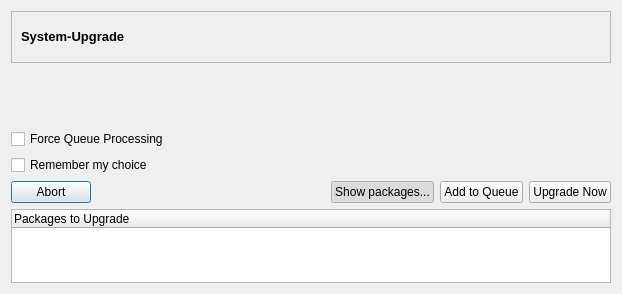
<ui version="4.0" >
 <class>upgradeDialog</class>
 <widget class="QDialog" name="upgradeDialog" >
  <property name="geometry" >
   <rect>
    <x>0</x>
    <y>0</y>
    <width>622</width>
    <height>294</height>
   </rect>
  </property>
  <property name="windowTitle" >
   <string>System Upgrade</string>
  </property>
  <property name="windowIcon" >
   <iconset resource="shaman.qrc" >
    <normaloff>:/Icons/icons/shaman/shaman-updates-available-32.png</normaloff>:/Icons/icons/shaman/shaman-updates-available-32.png</iconset>
  </property>
  <layout class="QGridLayout" >
   <item row="1" column="1" >
    <layout class="QVBoxLayout" >
     <item>
      <layout class="QVBoxLayout" >
       <item>
        <widget class="QLabel" name="upgradeMessage" >
         <property name="text" >
          <string/>
         </property>
         <property name="scaledContents" >
          <bool>true</bool>
         </property>
         <property name="indent" >
          <number>0</number>
         </property>
        </widget>
       </item>
       <item>
        <spacer>
         <property name="orientation" >
          <enum>Qt::Vertical</enum>
         </property>
         <property name="sizeType" >
          <enum>QSizePolicy::Fixed</enum>
         </property>
         <property name="sizeHint" stdset="0" >
          <size>
           <width>20</width>
           <height>40</height>
          </size>
         </property>
        </spacer>
       </item>
      </layout>
     </item>
     <item>
      <widget class="QCheckBox" name="forceBox" >
       <property name="text" >
        <string>Force Queue Processing</string>
       </property>
      </widget>
     </item>
     <item>
      <widget class="QCheckBox" name="checkBox" >
       <property name="text" >
        <string>Remember my choice</string>
       </property>
      </widget>
     </item>
    </layout>
   </item>
   <item row="2" column="1" >
    <layout class="QHBoxLayout" >
     <item>
      <widget class="QPushButton" name="abortButton" >
       <property name="text" >
        <string>Abort</string>
       </property>
       <property name="icon" >
        <iconset resource="shaman.qrc" >
         <normaloff>:/Icons/icons/dialog-cancel.png</normaloff>:/Icons/icons/dialog-cancel.png</iconset>
       </property>
      </widget>
     </item>
     <item>
      <spacer>
       <property name="orientation" >
        <enum>Qt::Horizontal</enum>
       </property>
       <property name="sizeHint" stdset="0" >
        <size>
         <width>40</width>
         <height>20</height>
        </size>
       </property>
      </spacer>
     </item>
     <item>
      <widget class="QPushButton" name="showPackages" >
       <property name="text" >
        <string>Show packages...</string>
       </property>
       <property name="icon" >
        <iconset resource="shaman.qrc" >
         <normaloff>:/Icons/icons/view-list-tree.png</normaloff>:/Icons/icons/view-list-tree.png</iconset>
       </property>
       <property name="checkable" >
        <bool>true</bool>
       </property>
       <property name="checked" >
        <bool>true</bool>
       </property>
      </widget>
     </item>
     <item>
      <widget class="QPushButton" name="addToQueue" >
       <property name="text" >
        <string>Add to Queue</string>
       </property>
       <property name="icon" >
        <iconset resource="shaman.qrc" >
         <normaloff>:/Icons/icons/list-add.png</normaloff>:/Icons/icons/list-add.png</iconset>
       </property>
      </widget>
     </item>
     <item>
      <widget class="QPushButton" name="goUpgrading" >
       <property name="text" >
        <string>Upgrade Now</string>
       </property>
       <property name="icon" >
        <iconset resource="shaman.qrc" >
         <normaloff>:/Icons/icons/dialog-ok-apply.png</normaloff>:/Icons/icons/dialog-ok-apply.png</iconset>
       </property>
      </widget>
     </item>
    </layout>
   </item>
   <item row="0" column="1" >
    <widget class="QFrame" name="frame" >
     <property name="frameShape" >
      <enum>QFrame::StyledPanel</enum>
     </property>
     <property name="frameShadow" >
      <enum>QFrame::Sunken</enum>
     </property>
     <layout class="QGridLayout" >
      <item row="0" column="0" >
       <widget class="QLabel" name="label" >
        <property name="text" >
         <string>&lt;html>&lt;head>&lt;meta name="qrichtext" content="1" />&lt;style type="text/css">
p, li { white-space: pre-wrap; }
&lt;/style>&lt;/head>&lt;body style=" font-family:'Sans Serif'; font-size:10pt; font-weight:400; font-style:normal;">
&lt;p style=" margin-top:0px; margin-bottom:0px; margin-left:0px; margin-right:0px; -qt-block-indent:0; text-indent:0px;">&lt;span style=" font-weight:600;">System-Upgrade&lt;/span>&lt;/p>&lt;/body>&lt;/html></string>
        </property>
       </widget>
      </item>
      <item row="0" column="1" >
       <widget class="QLabel" name="label_2" >
        <property name="sizePolicy" >
         <sizepolicy vsizetype="Maximum" hsizetype="Maximum" >
          <horstretch>0</horstretch>
          <verstretch>0</verstretch>
         </sizepolicy>
        </property>
        <property name="minimumSize" >
         <size>
          <width>32</width>
          <height>32</height>
         </size>
        </property>
        <property name="text" >
         <string/>
        </property>
        <property name="pixmap" >
         <pixmap resource="shaman.qrc" >:/Icons/icons/system-software-update.png</pixmap>
        </property>
        <property name="scaledContents" >
         <bool>true</bool>
        </property>
       </widget>
      </item>
     </layout>
    </widget>
   </item>
   <item row="3" column="1" >
    <widget class="QTreeWidget" name="treeWidget" >
     <column>
      <property name="text" >
       <string>Packages to Upgrade</string>
      </property>
     </column>
    </widget>
   </item>
  </layout>
 </widget>
 <resources>
  <include location="shaman.qrc" />
 </resources>
 <connections/>
</ui>
